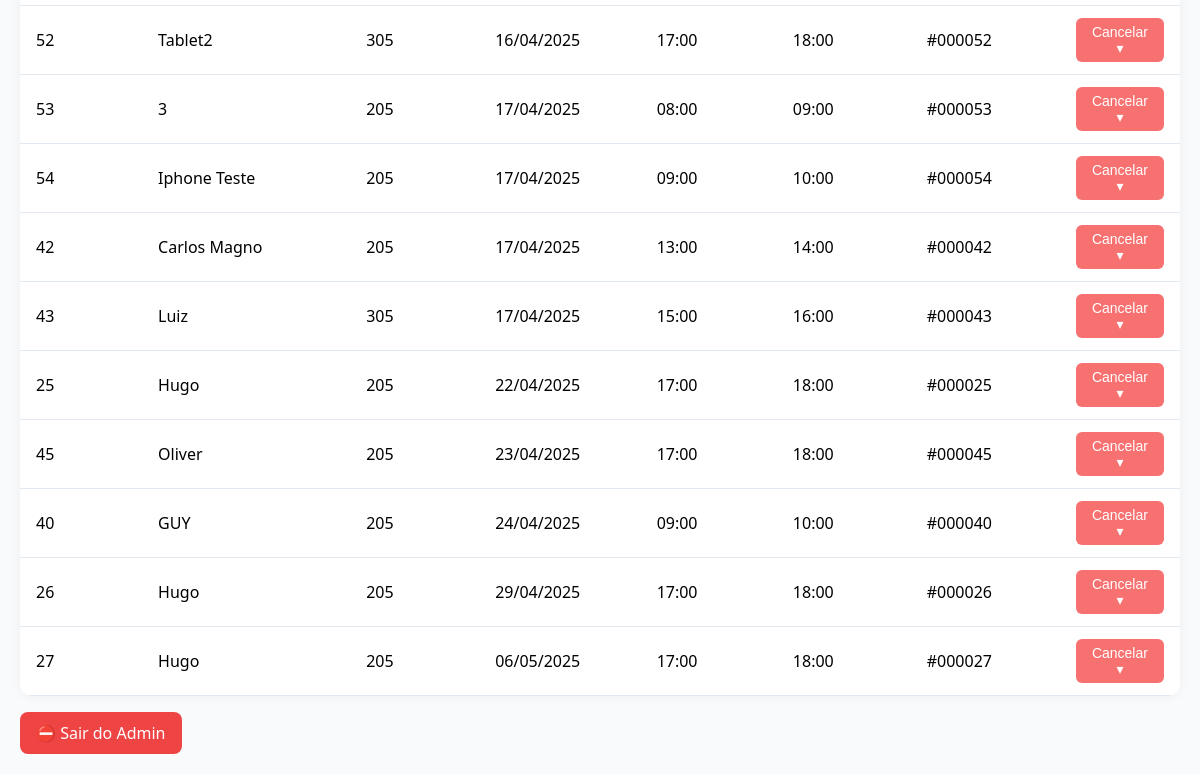
Before: /agendamentos (signed in, lower part) with the older database file.
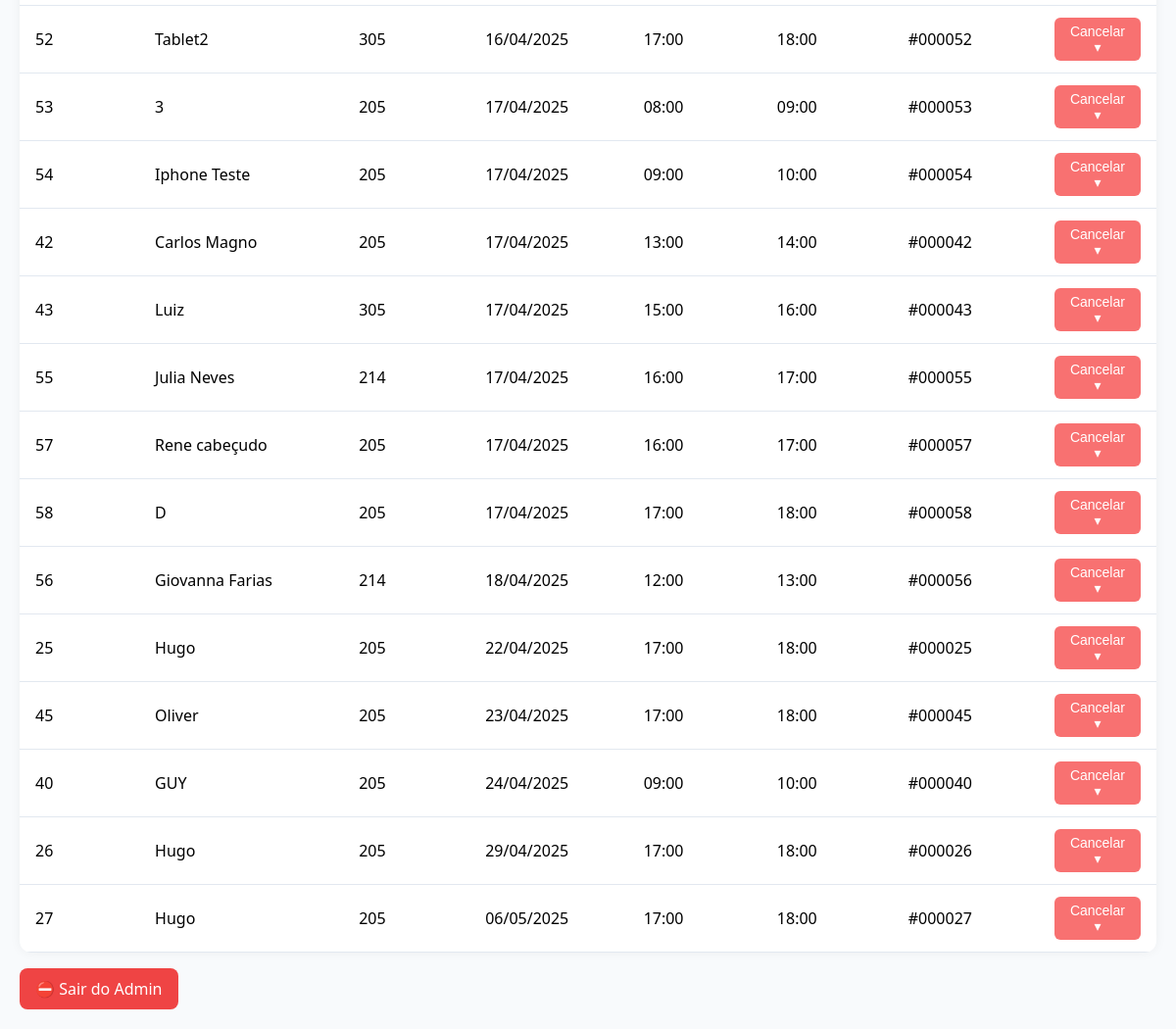
After: the same page with the newer database file.
### app/agendamento.py (models this page shows)
class Agendamento(db.Model):
    id = db.Column(db.Integer, primary_key=True)
    nome = db.Column(db.String(100), nullable=False)
    sala = db.Column(db.String(10), nullable=False)
    data = db.Column(db.String(10), nullable=False)
    inicio = db.Column(db.DateTime, nullable=False)
    fim = db.Column(db.DateTime, nullable=False)

### app/agendamento.py (the view)
@app.route("/agendamentos")
def listar_agendamentos():
    if session.get("admin_autorizado") != True:
        return redirect(url_for("login_admin"))
    agendamentos = Agendamento.query.order_by(Agendamento.data, Agendamento.inicio).all()
    for a in agendamentos:
        try:
            a.data_formatada = datetime.strptime(a.data, "%Y-%m-%d").strftime("%d/%m/%Y")
        except ValueError:
            a.data_formatada = a.data
        a.ticket_formatado = f"{a.id:06d}"
    return render_template("agendamentos.html", agendamentos=agendamentos)

### app/agendamento.py (called while the page is built)
@app.after_request
def add_header(response):
    response.headers["Cache-Control"] = "no-store, no-cache, must-revalidate, max-age=0"
    return response

### app/templates/agendamentos.html (shortened to what this page needs)
<!DOCTYPE html>
<html lang="pt-BR">
<head>
</head>
<body>
  <table id="tabela-agendamentos">
    <tbody>
      {% for a in agendamentos %}
      <tr>
        <td>{{ a.id }}</td>
        <td>{{ a.nome }}</td>
        <td>{{ a.sala }}</td>
        <td>{{ a.data_formatada }}</td>
        <td>{{ a.inicio.strftime('%H:%M') }}</td>
        <td>{{ a.fim.strftime('%H:%M') }}</td>
        <td>#{{ a.ticket_formatado }}</td>
        <td>
          <div class="dropdown">
            <button class="cancelar-btn" onclick="toggleDropdown(this)">Cancelar ▾</button>
          </div>
        </td>
      </tr>
      {% endfor %}
    </tbody>
  </table>
  <a href="{{ url_for('logout') }}" class="logout">⛔ Sair do Admin</a>
</body>
</html>

### app/templates/agendamentos.html (style rules this page uses)
body { font-family: 'Segoe UI', sans-serif; background-color: #f8fafc; margin: 0; padding: 20px; }
table { width: 100%; border-collapse: collapse; background: white; border-radius: 12px; box-shadow: 0 0 12px rgba(0, 0, 0, 0.05); overflow: hidden; }
.logout { margin-top: 16px; display: inline-block; background: #ef4444; color: white; border: none; padding: 10px 16px; border-radius: 8px; font-weight: 500; cursor: pointer; text-decoration: none; }

Changed rows visible on the page:
added Agendamento: id "55", nome "Julia Neves", sala "214", data_formatada "17/04/2025", inicio "16:00", fim "17:00", ticket_formatado "000055"
added Agendamento: id "57", nome "Rene cabeçudo", sala "205", data_formatada "17/04/2025", inicio "16:00", fim "17:00", ticket_formatado "000057"
added Agendamento: id "58", nome "D", sala "205", data_formatada "17/04/2025", inicio "17:00", fim "18:00", ticket_formatado "000058"
added Agendamento: id "56", nome "Giovanna Farias", sala "214", data_formatada "18/04/2025", inicio "12:00", fim "13:00", ticket_formatado "000056"
